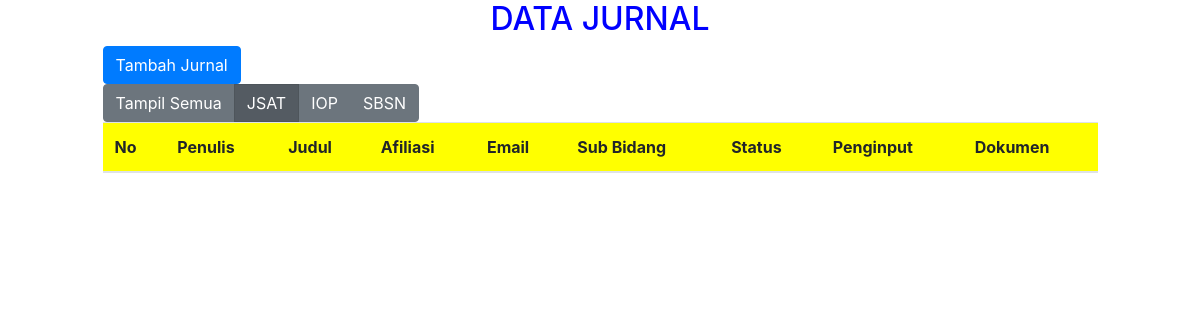
The app's page /index.php/data_jurnal/tampilJSAT, older data.
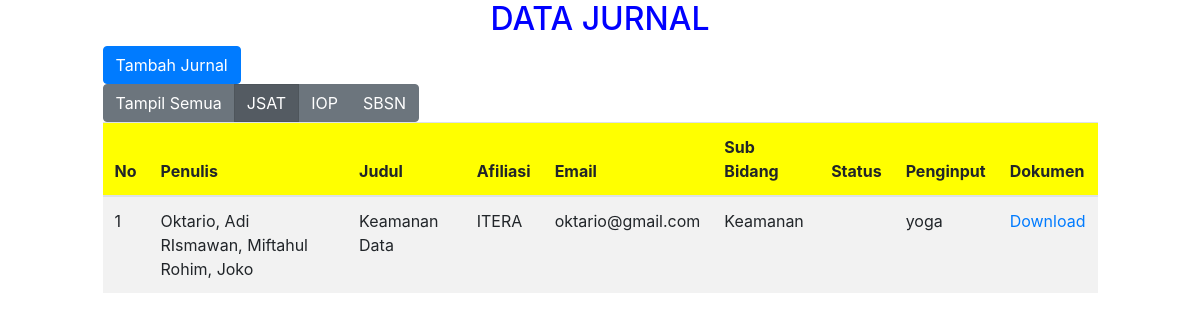
The same page, newer data.
### tables this page shows
CREATE TABLE `pusat_data` (
  `id_pusat` int(10) NOT NULL,
  `id_jurnal` int(10) NOT NULL,
  `id_user` varchar(20) NOT NULL,
  `id_bid_subbid` int(11) NOT NULL,
  `nama_penulis` varchar(200) NOT NULL,
  `email` varchar(20) NOT NULL,
  `afiliasi` varchar(50) NOT NULL,
  `status` varchar(50) NOT NULL,
  `dokumen` varchar(100) NOT NULL
);

CREATE TABLE `jurnal` (
  `id_jurnal` int(10) NOT NULL,
  `judul_jurnal` varchar(150) NOT NULL
);

CREATE TABLE `sub_bidang` (
  `id_subbidang` int(11) NOT NULL,
  `nama_subbidang` varchar(60) NOT NULL
);

CREATE TABLE `user` (
  `id_user` varchar(20) NOT NULL,
  `pass` varchar(50) NOT NULL,
  `id_peran` int(1) NOT NULL
);

### application/controllers/data_jurnal.php (called while the page is built, shortened)
<?php
class data_jurnal extends CI_Controller {
	public function tampilJSAT(){
		$this->load->model('M_pusatData');
		$isi['pusat_data'] = $this->M_pusatData->tampilDataJSAT();
        $this->load->view('admin/data-jurnal-jsat', $isi);
	}
}

### index.php (called while the page is built, shortened)
<?php
require_once BASEPATH.'core/CodeIgniter.php';

### application/models/M_pusatData.php (called while the page is built, shortened)
<?php
class M_pusatData extends CI_model{
        public function tampilDataJSAT(){
            $query  =   "SELECT nama_penulis, jurnal.judul_jurnal, afiliasi, email, bidang.nama_bidang,
                        sub_bidang.nama_subbidang, user.id_user, dokumen, status, id_pusat
                        FROM pusat_data
                        NATURAL JOIN bidang
                        NATURAL JOIN sub_bidang
                        NATURAL JOIN jurnal
                        NATURAL JOIN bid_subbid
                        NATURAL JOIN user
                        NATURAL JOIN peran WHERE bidang.nama_bidang='JSAT'";
            $data = $this->db->query($query);
            return $data;
        }
}

### application/views/admin/data-jurnal-jsat.php (the view, shortened to what this page needs)
<!DOCTYPE html>
<html>
<head>
    <link rel="stylesheet" href="<?php echo base_url();?>assets/css/bootstrap.min.css">
    <link rel="stylesheet" href="<?php echo base_url();?>assets/jquery-ui/jquery-ui.min.css">
    <link rel="stylesheet" href="<?php echo base_url();?>assets/DataTables/datatables.min.css">
    <link rel="stylesheet" href="<?php echo base_url();?>assets/DataTables/DataTables-1.10.18/css/dataTables.bootstrap.min.css">
    <link rel="stylesheet" href="<?php echo base_url();?>assets/css/dash.css">
</head>
<body>
    <center>
        <h2>DATA JURNAL</h2>
    </center>
        <div class="row">
            <div class="col-md-1"></div>
            <div class="col-md-10">
            <a href="<?php echo current_url();?>/form_jurnal" class="btn btn-primary">Tambah Jurnal</a>
            <br>
            <div class="btn-group" role="group" aria-label="Basic example">
                <a href="<?php echo base_url();?>home/data_jurnal" class="btn btn-secondary">Tampil Semua</a>
                <a href="<?php echo current_url();?>" class="btn btn-secondary active">JSAT</a>
                <a href="<?php echo base_url();?>home/data_jurnal/tampilIOP" class="btn btn-secondary">IOP</a>
                <a href="<?php echo base_url();?>home/data_jurnal/tampilSBSN" class="btn btn-secondary">SBSN </a>
            </div>
                    <table class="table table-striped" id="contoh">
                    <thead class="kepala">
                        <tr>
                        <th scope="col">No</th>
                        <th scope="col">Penulis</th>
                        <th scope="col">Judul</th>
                        <th scope="col">Afiliasi</th>
                        <th scope="col">Email</th>
                        <th scope="col">Sub Bidang</th>
                        <th scope="col">Status</th>
                        <th scope="col">Penginput</th>
                        <th scope="col">Dokumen</th>
                        </tr>
                    </thead>
                    <tbody id="isi_data">
                    <?php
                        $no = 1;
                        foreach($pusat_data->result() as $row) { ?>
                        <tr>
                            <td><?php echo $no++ ?></td>
                            <td><?php echo $row->nama_penulis ?></td>
                            <td><?php echo $row->judul_jurnal ?></td>
                            <td><?php echo $row->afiliasi ?></td>
                            <td><?php echo $row->email ?></td>
                            <td><?php echo $row->nama_subbidang ?></td>
                            <td><?php echo $row->status ?></td>
                            <td><?php echo $row->id_user ?></td>
                            <td><a href="<?php echo base_url("upload/jurnal/$row->dokumen"); ?>" target="_blank">Download</a></td>
                        </tr>
                    <?php } ?>
                    </tbody>
                    </table>
            </div>
            <div class="col-md-1"></div>
        </div>
</body>
</html>

Row changes from the older to the newer data that the page shows:
added pusat_data: nama_penulis "Oktario, Adi RIsmawan, Miftahul Rohim, Joko", id_jurnal.judul_jurnal "Keamanan Data", afiliasi "ITERA", email "oktario@gmail.com", sub_bidang.nama_subbidang "Keamanan", id_user.id_user "yoga"
